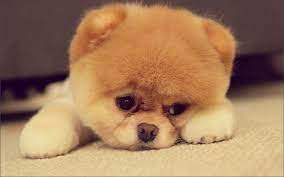
#> input picture OPENCV_TUTORIAL/dog.png, 284 x 177 px, found by its file name
$ python CHAPTER_8.py
#> lines starting #> are read from the running program, lines starting #| are printed output that depends on the picture
## track shape, and contour
import cv2
import numpy as np

def get_contours(img):
    contours, hierarchy = cv2.findContours(img, cv2.RETR_EXTERNAL, cv2.CHAIN_APPROX_NONE)
    for cnt in contours:
        area = cv2.contourArea(cnt)
        print(area)
        if area > 500:
            cv2.drawContours(img_contour, cnt, -1, (255, 0, 0), 3)
            peri = cv2.arcLength(cnt, True)
            # print(peri)
            approx = cv2.approxPolyDP(cnt, 0.02*peri, True)
            print(len(approx))
            obj_cor = len(approx)
            x, y, w, h = cv2.boundingRect(approx)

            if obj_cor == 3:
                objectType = "Tri"
            elif obj_cor == 4:
                asp_ratio = w/float(h)
                if asp_ratio > 0.95 and asp_ratio <  1.05:
                    objectType = "None"
                else:
                    objectType = "Rectangle"
            elif obj_cor > 4:
                objectType = "Circle"
            else:
                objectType = "None"

            cv2.rectangle(img_contour, (x, y), (x+w, y+w), (0, 255, 0))
            cv2.putText(img_contour, objectType, (x+(w//2)-10, y+(h//2)-10),
                        cv2.FONT_HERSHEY_COMPLEX, 0.7, (0, 0, 0), 2)

path = "/Users/kyungyunlee/Desktop/PYTHON/OPENCV_TUTORIAL/dog.png"
img = cv2.imread(path)
#> img is the input picture: shape (177, 284, 3); mean B, G, R 92.7, 125.5, 163.5
img_contour = img.copy()

img_gray = cv2.cvtColor(img, cv2.COLOR_RGB2GRAY)
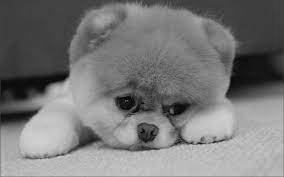
#> img_gray: shape (177, 284); min 3, max 211, mean 120
img_blur = cv2.GaussianBlur(img_gray, (7, 7), 1)
img_canny = cv2.Canny(img_blur, 50, 50)
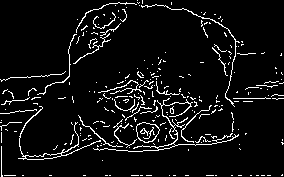
#> img_canny: shape (177, 284); 6.5% white in thin lines or dots

cv2.imshow("original", img)
cv2.imshow("gray", img_gray)
cv2.imshow("blur", img_blur)
cv2.imshow("canny", img_canny)
cv2.waitKey(0)
